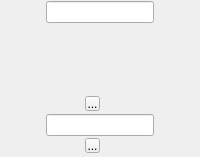
    <widget class="QFrame" name="frVA">
     <property name="sizePolicy">
      <sizepolicy hsizetype="Fixed" vsizetype="Preferred">
       <horstretch>0</horstretch>
       <verstretch>0</verstretch>
      </sizepolicy>
     </property>
     <property name="frameShape">
      <enum>QFrame::NoFrame</enum>
     </property>
     <property name="frameShadow">
      <enum>QFrame::Raised</enum>
     </property>
     <layout class="QGridLayout">
      <property name="margin">
       <number>1</number>
      </property>
      <property name="spacing">
       <number>0</number>
      </property>
      <item row="1" column="0">
       <spacer>
        <property name="orientation">
         <enum>Qt::Vertical</enum>
        </property>
        <property name="sizeType">
         <enum>QSizePolicy::Expanding</enum>
        </property>
        <property name="sizeHint" stdset="0">
         <size>
          <width>20</width>
          <height>71</height>
         </size>
        </property>
       </spacer>
      </item>
      <item row="0" column="0">
       <widget class="QLineEdit" name="leHighVA">
        <property name="sizePolicy">
         <sizepolicy hsizetype="Fixed" vsizetype="Fixed">
          <horstretch>0</horstretch>
          <verstretch>0</verstretch>
         </sizepolicy>
        </property>
        <property name="focusPolicy">
         <enum>Qt::StrongFocus</enum>
        </property>
       </widget>
      </item>
      <item row="2" column="0">
       <layout class="QGridLayout">
        <property name="margin">
         <number>0</number>
        </property>
        <property name="spacing">
         <number>0</number>
        </property>
        <item row="0" column="1">
         <widget class="QToolButton" name="tbVAup">
          <property name="minimumSize">
           <size>
            <width>15</width>
            <height>15</height>
           </size>
          </property>
          <property name="maximumSize">
           <size>
            <width>15</width>
            <height>15</height>
           </size>
          </property>
          <property name="focusPolicy">
           <enum>Qt::NoFocus</enum>
          </property>
          <property name="text">
           <string>...</string>
          </property>
          <property name="icon">
           <iconset resource="../rsc/gasman.qrc">
            <normaloff>:/images/up.png</normaloff>:/images/up.png</iconset>
          </property>
          <property name="autoRepeat">
           <bool>true</bool>
          </property>
         </widget>
        </item>
        <item row="0" column="2">
         <spacer>
          <property name="orientation">
           <enum>Qt::Horizontal</enum>
          </property>
          <property name="sizeType">
           <enum>QSizePolicy::Minimum</enum>
          </property>
          <property name="sizeHint" stdset="0">
           <size>
            <width>1</width>
            <height>20</height>
           </size>
          </property>
         </spacer>
        </item>
        <item row="1" column="0" colspan="4">
         <widget class="QLineEdit" name="leVA">
          <property name="sizePolicy">
           <sizepolicy hsizetype="Preferred" vsizetype="Fixed">
            <horstretch>0</horstretch>
            <verstretch>0</verstretch>
           </sizepolicy>
          </property>
         </widget>
        </item>
        <item row="0" column="0">
         <spacer>
          <property name="orientation">
           <enum>Qt::Horizontal</enum>
          </property>
          <property name="sizeType">
           <enum>QSizePolicy::Minimum</enum>
          </property>
          <property name="sizeHint" stdset="0">
           <size>
            <width>1</width>
            <height>20</height>
           </size>
          </property>
         </spacer>
        </item>
        <item row="0" column="3">
         <layout class="QVBoxLayout">
          <property name="spacing">
           <number>0</number>
          </property>
          <property name="margin">
           <number>0</number>
          </property>
          <item>
           <spacer>
            <property name="orientation">
             <enum>Qt::Horizontal</enum>
            </property>
            <property name="sizeType">
             <enum>QSizePolicy::Fixed</enum>
            </property>
            <property name="sizeHint" stdset="0">
             <size>
              <width>15</width>
              <height>3</height>
             </size>
            </property>
           </spacer>
          </item>
          <item>
           <widget class="QLabel" name="stVA">
            <property name="sizePolicy">
             <sizepolicy hsizetype="Fixed" vsizetype="Fixed">
              <horstretch>0</horstretch>
              <verstretch>0</verstretch>
             </sizepolicy>
            </property>
            <property name="minimumSize">
             <size>
              <width>15</width>
              <height>15</height>
             </size>
            </property>
            <property name="maximumSize">
             <size>
              <width>15</width>
              <height>15</height>
             </size>
            </property>
            <property name="mouseTracking">
             <bool>true</bool>
            </property>
            <property name="focusPolicy">
             <enum>Qt::NoFocus</enum>
            </property>
            <property name="text">
             <string/>
            </property>
            <property name="pixmap">
             <pixmap resource="../rsc/gasman.qrc">:/images/star.png</pixmap>
            </property>
            <property name="scaledContents">
             <bool>true</bool>
            </property>
           </widget>
          </item>
         </layout>
        </item>
        <item row="2" column="1">
         <widget class="QToolButton" name="tbVAdown">
          <property name="minimumSize">
           <size>
            <width>15</width>
            <height>15</height>
           </size>
          </property>
          <property name="maximumSize">
           <size>
            <width>15</width>
            <height>15</height>
           </size>
          </property>
          <property name="focusPolicy">
           <enum>Qt::NoFocus</enum>
          </property>
          <property name="text">
           <string>...</string>
          </property>
          <property name="icon">
           <iconset resource="../rsc/gasman.qrc">
            <normaloff>:/images/down.png</normaloff>:/images/down.png</iconset>
          </property>
          <property name="autoRepeat">
           <bool>true</bool>
          </property>
         </widget>
        </item>
        <item row="2" column="0">
         <spacer>
          <property name="orientation">
           <enum>Qt::Horizontal</enum>
          </property>
          <property name="sizeType">
           <enum>QSizePolicy::Preferred</enum>
          </property>
          <property name="sizeHint" stdset="0">
           <size>
            <width>39</width>
            <height>20</height>
           </size>
          </property>
         </spacer>
        </item>
        <item row="2" column="2" colspan="2">
         <spacer>
          <property name="orientation">
           <enum>Qt::Horizontal</enum>
          </property>
          <property name="sizeType">
           <enum>QSizePolicy::Preferred</enum>
          </property>
          <property name="sizeHint" stdset="0">
           <size>
            <width>54</width>
            <height>20</height>
           </size>
          </property>
         </spacer>
        </item>
       </layout>
      </item>
     </layout>
    </widget>
